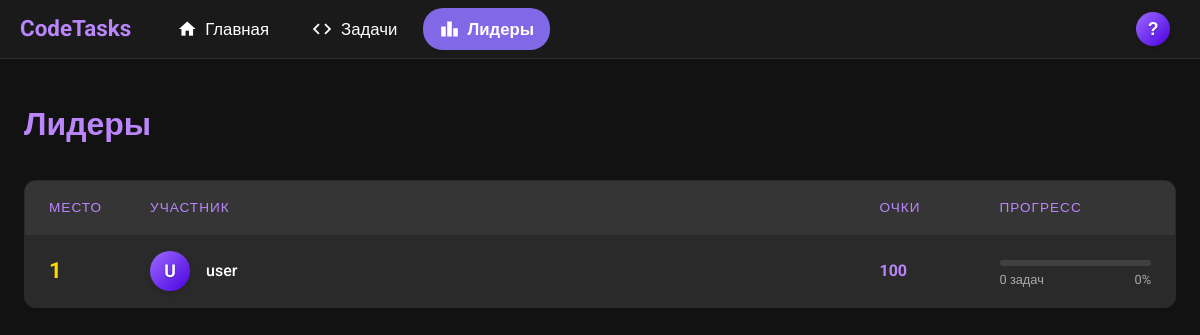
Page /leaders/ on the earlier database version.
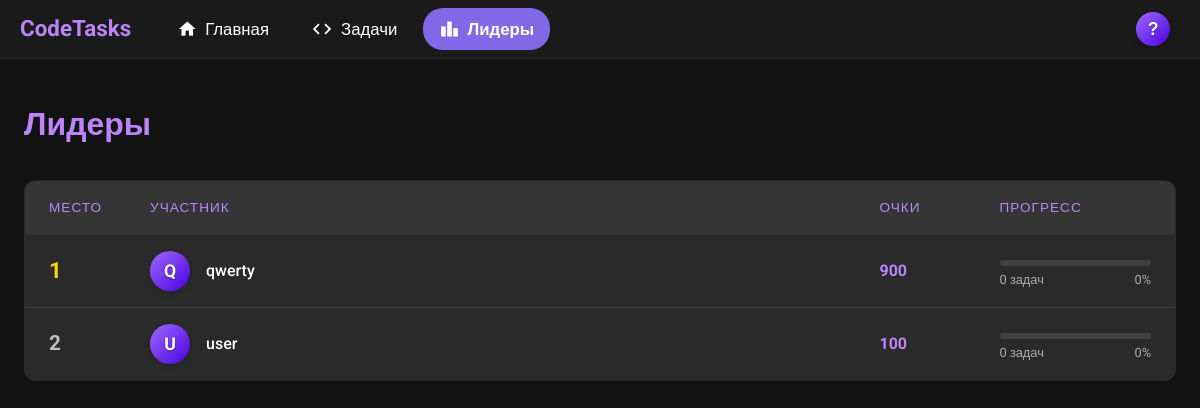
Same page on the later database version.
### app/models.py (models this page shows, shortened)
class UserProfile(models.Model):
    resolved_task_count = models.IntegerField(default=0)
    points = models.IntegerField(default=0)
    badges = models.ManyToManyField(Badge, blank=True)
    user_picture = models.ImageField(upload_to="avatars/")
    user = models.OneToOneField(User, on_delete=models.CASCADE)

### app/views.py (the view)
# urls.py: path("leaders/", views.leaders, name="leaders"),
def leaders(request):
    leaders_list = UserProfile.objects.all().order_by("-points")
    total_tasks = Task.objects.count()
    context = {"leaders": leaders_list, "total_tasks": total_tasks}
    return render(request, "leaders.html", context)

### templates/leaders.html (shortened to what this page needs)
{% extends 'base.html' %}
{% block content %}
    <div class="page-header">
        <h1 class="page-title">Лидеры</h1>
    </div>
    <div class="leaders-container">
        <table class="leaderboard">
            <thead>
            <tr>
                <th width="60">Место</th>
                <th>Участник</th>
                <th width="120">Очки</th>
                <th width="200">Прогресс</th>
            </tr>
            </thead>
            <tbody>
            {% for leader in leaders %}
                <tr class="{% if forloop.counter == 1 %}first-place{% elif forloop.counter == 2 %}second-place{% elif forloop.counter == 3 %}third-place{% endif %}">
                    <td class="leader-rank">
                        {{ forloop.counter }}
                    </td>
                    <td>
                        <a href="{% url 'profile' leader.user.username %}" class="leader-avatar">
                            <div class="avatar"
                                 style="background: linear-gradient(135deg, {{ leader.color1|default:'#9d6bff' }}, {{ leader.color2|default:'#4a00e0' }});">
                                {{ leader.user.username.0|upper }}
                            </div>
                            <span class="leader-username">{{ leader.user.username }}</span>
                        </a>
                    </td>
                    <td class="leader-points">{{ leader.points }}</td>
                    <td>
                        <div class="progress-bar">
                        </div>
                        <div class="progress-info">
                            <span>{{ leader.resolved_task_count }} задач</span>
                            <span>{% widthratio leader.resolved_task_count total_tasks 100 %}%</span>
                        </div>
                    </td>
                </tr>
            {% empty %}
                <tr>
                    <td colspan="4" style="text-align: center; padding: 30px;">
                        Пока нет лидеров
                    </td>
                </tr>
            {% endfor %}
            </tbody>
        </table>
    </div>
{% endblock %}

Differences in the rows shown:
added UserProfile: user.username.0 "Q", user.username "qwerty", points "900", resolved_task_count "0"
